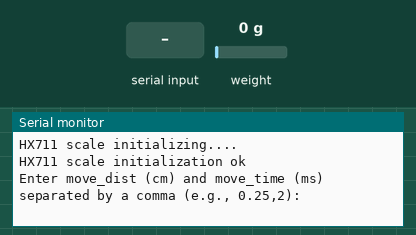
Simulated run of this sketch. Board: Arduino Uno, built with avr-gcc and run on an emulated ATmega328P. Parts: the last lines printed to the serial monitor. The test bench sets the inputs (shaded band); at power-on: weight on the scale 0 g.

Above: at 2.0 s.
2.1 s: "90,45\n" received over Serial
At 3.3 s:
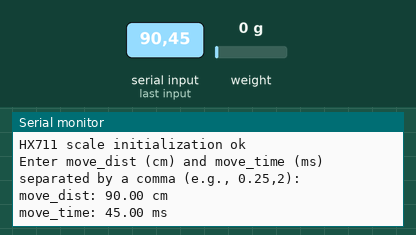
3.6 s: weight on the scale set to 100 g
At 3.75 s:
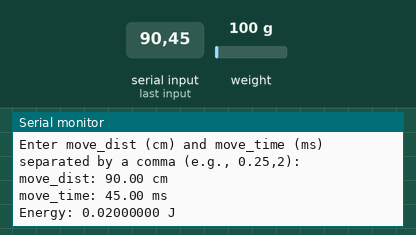
5.5 s: weight on the scale set to 1250 g
At 5.54 s:
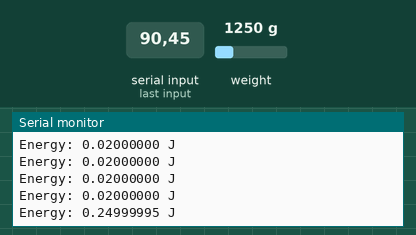

Measured:
- after the input at 2.1 s, the serial monitor: prints a new line at once (image 1)
- after the input at 3.6 s, the serial monitor: prints a new line at once (image 2)
- after the input at 5.5 s, the serial monitor: prints a new line at once (image 3)

The sketch:

hx711_adc.ino
```cpp
#include <Arduino.h>
#include <Wire.h>
#include <HX711.h>

const int LOADCELL_DOUT_PIN = 12;
const int LOADCELL_SCK_PIN = 13;

const float calibration_factor = -10000.0;

HX711 scale;

float move_dist = 0.25; // cm 단위
float move_time = 2; // millisec 단위

float get_energy(float weight) {
  float distance_m = move_dist / 100.0; // cm에서 m로 변환
  float mass_kg = weight / 1000.0; // g에서 kg로 변환
  float time_s = move_time / 1000.0; // millisec에서 sec로 변환

  float velocity = distance_m / time_s;
  float energy = 0.5 * mass_kg * pow(velocity, 2);

  return energy;
}

void setup() {
  Serial.begin(115200);
  Serial.println("HX711 scale initializing....");
  scale.begin(LOADCELL_DOUT_PIN, LOADCELL_SCK_PIN);
  scale.set_scale(calibration_factor);
  scale.tare();
  Serial.println("HX711 scale initialization ok");

  Serial.println("Enter move_dist (cm) and move_time (ms) separated by a comma (e.g., 0.25,2):");
  while (Serial.available() < 1) {
    delay(100);
  }
  move_dist = Serial.parseFloat();
  Serial.read(); // 쉼표(,)를 읽고 건너뜁니다.
  move_time = Serial.parseFloat();

  Serial.print("move_dist: ");
  Serial.print(move_dist);
  Serial.println(" cm");

  Serial.print("move_time: ");
  Serial.print(move_time);
  Serial.println(" ms");
}

void loop() {
  float weight = scale.get_units();

  float energy = get_energy(weight);

  if (energy > 0.001) {


    Serial.print("Energy: ");
    Serial.print(energy, 8);
    Serial.println(" J");
  }

  delay(10);
}
```
